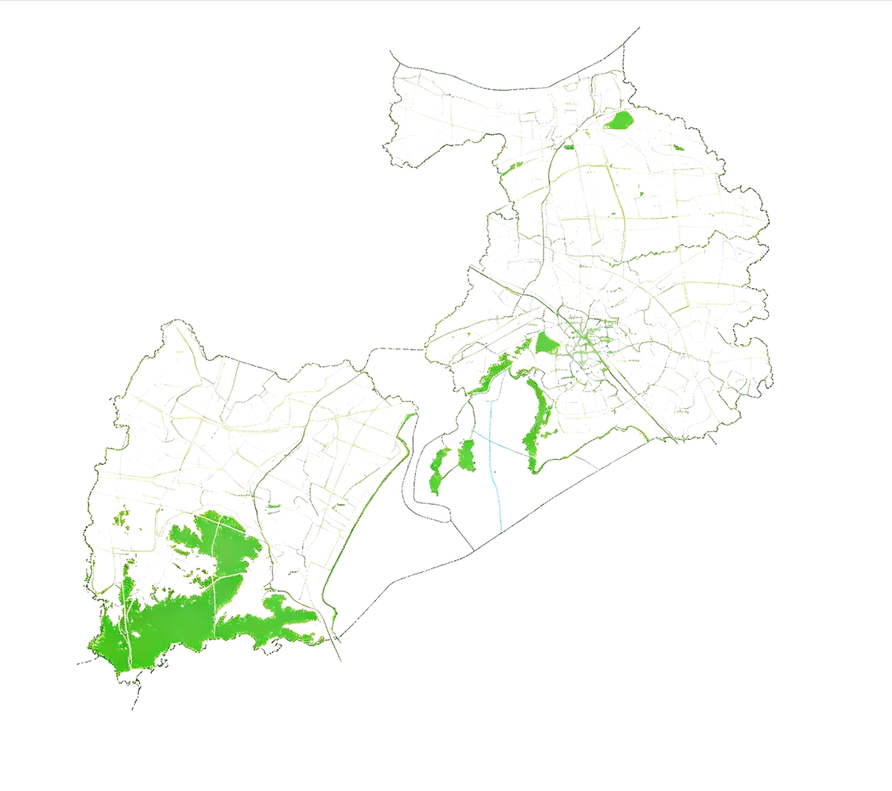
#> input picture green-space in 2015.png, 892 x 791 px, shrunk from 1402 x 1242 before the run
$ python urban_green_mc.py --input 'green-space in 2015.png'
#> lines starting #> are read from the running program, lines starting #| are printed output that depends on the picture; after the words box and inside, x2 and y2 are one past the last pixel; in counts of white or black regions, pixels touching at a corner belong together
#!/usr/bin/env python3
# -*- coding: utf-8 -*-
"""
Urban Green Space Monte Carlo Simulation
=========================================
Input:
  - A raster-like image: green pixels = existing green space; white pixels = non-green.
  - Optional planning mask image: white = allowed, black = prohibited.
  - Optional region ID mask (CSV/PNG) can be added in a future extension.

Model:
  - 10 annual steps by default.
  - Green growth: only candidate pixels adjacent to existing green pixels.
  - Ordinary green loss: randomly remove eligible existing green pixels.
  - Explicit fragmentation: attempt cuts through existing patches; a cut is accepted
    only when it splits a connected patch into >=2 components.
  - Planning mask constrains where growth/loss/cuts can happen.
  - Monte Carlo repetitions estimate pixel-level green probability and metric distributions.

Important:
  - The rates are scenario parameters, not automatically inferred from one image.
  - Fragmentation cuts remove green pixels, so cut pixels also reduce total green area.
  - Planning constraints here are spatial masks (hard constraints). If you have
    numeric regional quotas or a formal LP objective, this needs an LP/MILP extension.
"""

from __future__ import annotations

import argparse
import csv
import json
import math
import random
from collections import deque
from pathlib import Path

import numpy as np
from PIL import Image
import matplotlib.pyplot as plt


# --------------------------- Image processing ---------------------------

def load_rgb(path: str) -> np.ndarray:
#> called with path = 'green-space in 2015.png'
    img = Image.open(path).convert("RGB")
    return np.asarray(img, dtype=np.uint8)


def classify_green(rgb: np.ndarray,
                   green_min: int = 60,
                   green_dominance: int = 20,
                   green_ratio: float = 1.10) -> np.ndarray:
    """
    Classify green pixels robustly:
      G >= green_min, G >= R + green_dominance, G >= B + green_dominance,
      G >= green_ratio * R and G >= green_ratio * B.
    For a clean green/white image this should work well.
    If your green has a specific RGB value, exact-color classification can be used instead.
    """
#> called with green_min = 60, green_dominance = 20, green_ratio = 1.1
    r = rgb[..., 0].astype(np.int16)
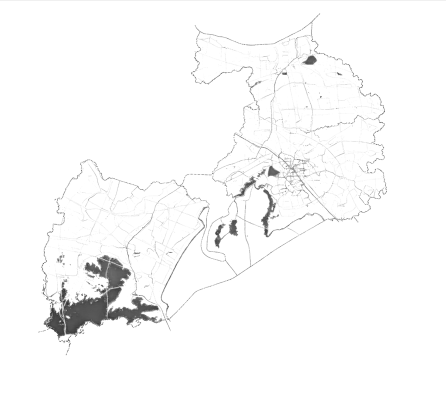
#> r: shape (791, 892) int16 (shown at 1/2 size); min 7, max 255, mean 249.3
    g = rgb[..., 1].astype(np.int16)
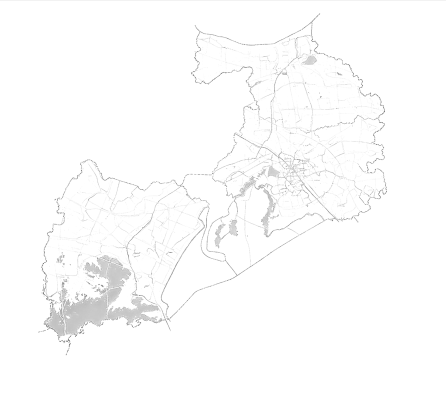
#> g: shape (791, 892) int16 (shown at 1/2 size); min 55, max 255, mean 252
    b = rgb[..., 2].astype(np.int16)
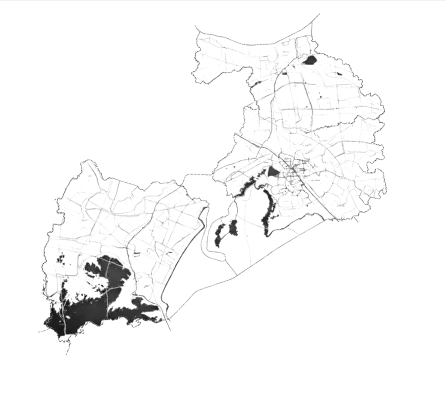
#> b: shape (791, 892) int16 (shown at 1/2 size); min 0, max 255, mean 247.6
    return (
        (g >= green_min)
        & (g >= r + green_dominance)
        & (g >= b + green_dominance)
        & (g >= green_ratio * np.maximum(r, 1))
        & (g >= green_ratio * np.maximum(b, 1))
    )
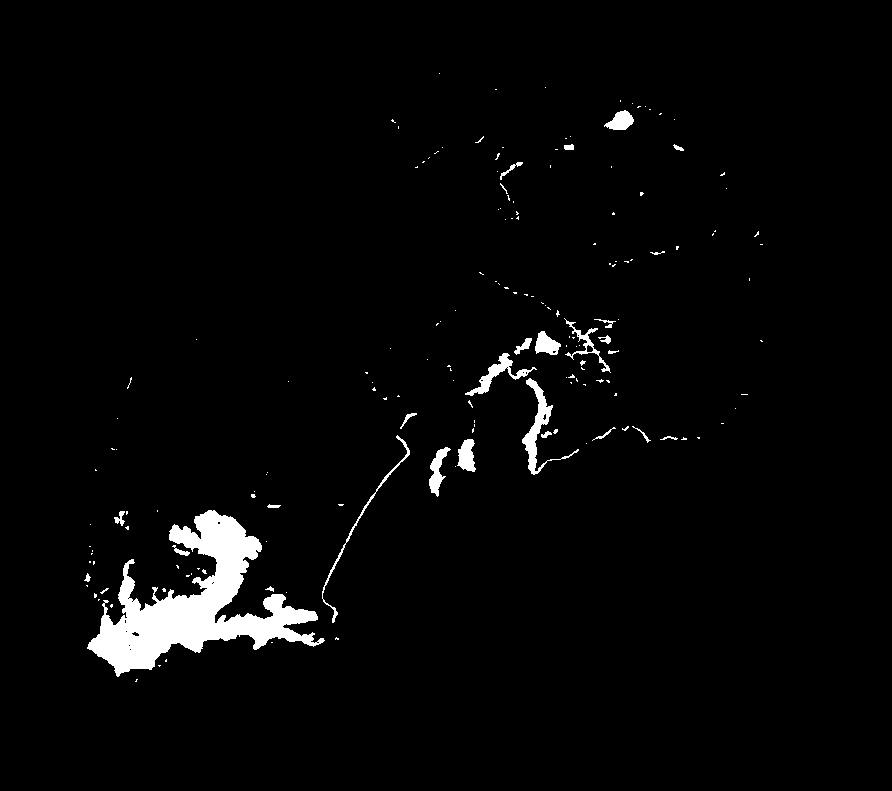
#> returned value: shape (791, 892) bool; 2.8% white; 171 white regions (144 under 20 px), largest, box (x1, y1, x2, y2) and area: (87, 510, 325, 677) 13945, (522, 378, 579, 475) 1043, (465, 353, 537, 396) 666
#> (the rest of the program and of its run is left out)
